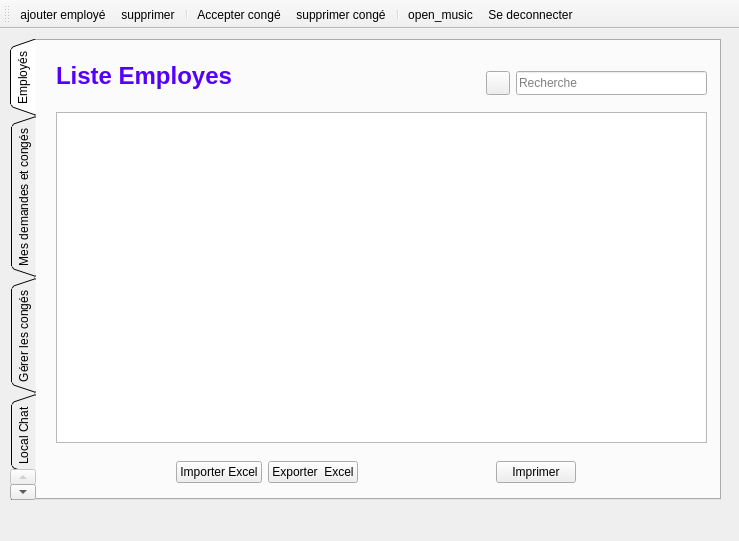
<?xml version="1.0" encoding="UTF-8"?>
<ui version="4.0">
 <class>work_space</class>
 <widget class="QMainWindow" name="work_space">
  <property name="geometry">
   <rect>
    <x>0</x>
    <y>0</y>
    <width>739</width>
    <height>541</height>
   </rect>
  </property>
  <property name="font">
   <font>
    <family>MS Shell Dlg 2</family>
   </font>
  </property>
  <property name="windowTitle">
   <string>MainWindow</string>
  </property>
  <widget class="QWidget" name="centralwidget">
   <widget class="QTabWidget" name="tabWidget">
    <property name="geometry">
     <rect>
      <x>10</x>
      <y>10</y>
      <width>711</width>
      <height>461</height>
     </rect>
    </property>
    <property name="tabPosition">
     <enum>QTabWidget::West</enum>
    </property>
    <property name="tabShape">
     <enum>QTabWidget::Triangular</enum>
    </property>
    <property name="currentIndex">
     <number>0</number>
    </property>
    <widget class="QWidget" name="tab">
     <attribute name="title">
      <string>Employés</string>
     </attribute>
     <widget class="QLineEdit" name="lineEdit">
      <property name="geometry">
       <rect>
        <x>480</x>
        <y>30</y>
        <width>191</width>
        <height>24</height>
       </rect>
      </property>
      <property name="placeholderText">
       <string>Recherche</string>
      </property>
      <property name="clearButtonEnabled">
       <bool>true</bool>
      </property>
     </widget>
     <widget class="QWidget" name="layoutWidget">
      <property name="geometry">
       <rect>
        <x>40</x>
        <y>420</y>
        <width>591</width>
        <height>25</height>
       </rect>
      </property>
      <layout class="QHBoxLayout" name="horizontalLayout">
       <property name="sizeConstraint">
        <enum>QLayout::SetFixedSize</enum>
       </property>
       <item>
        <spacer name="horizontalSpacer_2">
         <property name="orientation">
          <enum>Qt::Horizontal</enum>
         </property>
         <property name="sizeType">
          <enum>QSizePolicy::Fixed</enum>
         </property>
         <property name="sizeHint" stdset="0">
          <size>
           <width>100</width>
           <height>20</height>
          </size>
         </property>
        </spacer>
       </item>
       <item>
        <widget class="QPushButton" name="import_excel">
         <property name="text">
          <string>Importer Excel</string>
         </property>
        </widget>
       </item>
       <item>
        <widget class="QPushButton" name="pushButton_3">
         <property name="text">
          <string>Exporter  Excel</string>
         </property>
        </widget>
       </item>
       <item>
        <spacer name="horizontalSpacer">
         <property name="orientation">
          <enum>Qt::Horizontal</enum>
         </property>
         <property name="sizeType">
          <enum>QSizePolicy::Fixed</enum>
         </property>
         <property name="sizeHint" stdset="0">
          <size>
           <width>132</width>
           <height>20</height>
          </size>
         </property>
        </spacer>
       </item>
       <item>
        <widget class="QPushButton" name="pushButton_4">
         <property name="text">
          <string>Imprimer</string>
         </property>
        </widget>
       </item>
      </layout>
     </widget>
     <widget class="QTableView" name="tableView">
      <property name="geometry">
       <rect>
        <x>20</x>
        <y>71</y>
        <width>651</width>
        <height>331</height>
       </rect>
      </property>
      <property name="sortingEnabled">
       <bool>true</bool>
      </property>
      <attribute name="horizontalHeaderCascadingSectionResizes">
       <bool>true</bool>
      </attribute>
      <attribute name="horizontalHeaderShowSortIndicator" stdset="0">
       <bool>false</bool>
      </attribute>
      <attribute name="horizontalHeaderStretchLastSection">
       <bool>false</bool>
      </attribute>
     </widget>
     <widget class="QLabel" name="label">
      <property name="geometry">
       <rect>
        <x>20</x>
        <y>20</y>
        <width>201</width>
        <height>31</height>
       </rect>
      </property>
      <property name="text">
       <string>&lt;html&gt;&lt;head/&gt;&lt;body&gt;&lt;p&gt;&lt;span style=&quot; font-size:18pt; font-weight:600; color:#5500ff;&quot;&gt;Liste Employes&lt;/span&gt;&lt;/p&gt;&lt;/body&gt;&lt;/html&gt;</string>
      </property>
     </widget>
     <widget class="QPushButton" name="pushButton">
      <property name="geometry">
       <rect>
        <x>450</x>
        <y>30</y>
        <width>24</width>
        <height>24</height>
       </rect>
      </property>
      <property name="styleSheet">
       <string notr="true">background-image: url(:/res/img/unnamed.png);</string>
      </property>
      <property name="text">
       <string/>
      </property>
     </widget>
    </widget>
    <widget class="QWidget" name="tab_2">
     <attribute name="title">
      <string>Mes demandes et congés</string>
     </attribute>
     <widget class="QTableView" name="tabdemande">
      <property name="geometry">
       <rect>
        <x>20</x>
        <y>70</y>
        <width>651</width>
        <height>161</height>
       </rect>
      </property>
      <property name="selectionMode">
       <enum>QAbstractItemView::ExtendedSelection</enum>
      </property>
      <property name="sortingEnabled">
       <bool>true</bool>
      </property>
      <attribute name="horizontalHeaderShowSortIndicator" stdset="0">
       <bool>false</bool>
      </attribute>
     </widget>
     <widget class="QTableView" name="tabaccept">
      <property name="geometry">
       <rect>
        <x>20</x>
        <y>280</y>
        <width>651</width>
        <height>151</height>
       </rect>
      </property>
      <property name="sortingEnabled">
       <bool>true</bool>
      </property>
      <attribute name="horizontalHeaderShowSortIndicator" stdset="0">
       <bool>false</bool>
      </attribute>
     </widget>
     <widget class="QLabel" name="label_3">
      <property name="geometry">
       <rect>
        <x>30</x>
        <y>240</y>
        <width>271</width>
        <height>31</height>
       </rect>
      </property>
      <property name="text">
       <string>&lt;html&gt;&lt;head/&gt;&lt;body&gt;&lt;p&gt;&lt;span style=&quot; font-size:18pt; font-weight:600; color:#5500ff;&quot;&gt;Demandes acceptées&lt;/span&gt;&lt;/p&gt;&lt;/body&gt;&lt;/html&gt;</string>
      </property>
     </widget>
     <widget class="QLabel" name="label_4">
      <property name="geometry">
       <rect>
        <x>30</x>
        <y>30</y>
        <width>191</width>
        <height>31</height>
       </rect>
      </property>
      <property name="text">
       <string>&lt;html&gt;&lt;head/&gt;&lt;body&gt;&lt;p&gt;&lt;span style=&quot; font-size:18pt; font-weight:600; color:#5500ff;&quot;&gt;Mes demandes&lt;/span&gt;&lt;/p&gt;&lt;/body&gt;&lt;/html&gt;</string>
      </property>
     </widget>
     <widget class="QPushButton" name="supp_conge">
      <property name="geometry">
       <rect>
        <x>590</x>
        <y>40</y>
        <width>75</width>
        <height>23</height>
       </rect>
      </property>
      <property name="text">
       <string>supprimer</string>
      </property>
     </widget>
     <widget class="QPushButton" name="ajout_conge">
      <property name="geometry">
       <rect>
        <x>510</x>
        <y>40</y>
        <width>75</width>
        <height>23</height>
       </rect>
      </property>
      <property name="text">
       <string>ajouter</string>
      </property>
     </widget>
    </widget>
    <widget class="QWidget" name="tab_3">
     <attribute name="title">
      <string>Gérer les congés</string>
     </attribute>
     <widget class="QLineEdit" name="lineEdit_3">
      <property name="geometry">
       <rect>
        <x>510</x>
        <y>20</y>
        <width>161</width>
        <height>24</height>
       </rect>
      </property>
      <property name="placeholderText">
       <string>Recherche</string>
      </property>
     </widget>
     <widget class="QTableView" name="tabdemande_rh">
      <property name="geometry">
       <rect>
        <x>20</x>
        <y>50</y>
        <width>651</width>
        <height>161</height>
       </rect>
      </property>
      <property name="sortingEnabled">
       <bool>true</bool>
      </property>
      <attribute name="horizontalHeaderShowSortIndicator" stdset="0">
       <bool>false</bool>
      </attribute>
     </widget>
     <widget class="QTableView" name="tabaccept_rh">
      <property name="geometry">
       <rect>
        <x>20</x>
        <y>260</y>
        <width>651</width>
        <height>151</height>
       </rect>
      </property>
      <property name="sortingEnabled">
       <bool>true</bool>
      </property>
      <attribute name="horizontalHeaderShowSortIndicator" stdset="0">
       <bool>false</bool>
      </attribute>
     </widget>
     <widget class="QLineEdit" name="lineEdit_4">
      <property name="geometry">
       <rect>
        <x>510</x>
        <y>230</y>
        <width>161</width>
        <height>24</height>
       </rect>
      </property>
      <property name="placeholderText">
       <string>Recherche</string>
      </property>
     </widget>
     <widget class="QLabel" name="demandes_rh">
      <property name="geometry">
       <rect>
        <x>30</x>
        <y>10</y>
        <width>191</width>
        <height>31</height>
       </rect>
      </property>
      <property name="text">
       <string>&lt;html&gt;&lt;head/&gt;&lt;body&gt;&lt;p&gt;&lt;span style=&quot; font-size:18pt; font-weight:600; color:#5500ff;&quot;&gt;Demandes&lt;/span&gt;&lt;/p&gt;&lt;/body&gt;&lt;/html&gt;</string>
      </property>
     </widget>
     <widget class="QLabel" name="courrants_rh">
      <property name="geometry">
       <rect>
        <x>30</x>
        <y>220</y>
        <width>141</width>
        <height>31</height>
       </rect>
      </property>
      <property name="text">
       <string>&lt;html&gt;&lt;head/&gt;&lt;body&gt;&lt;p&gt;&lt;span style=&quot; font-size:18pt; font-weight:600; color:#5500ff;&quot;&gt;Courrants&lt;/span&gt;&lt;/p&gt;&lt;/body&gt;&lt;/html&gt;</string>
      </property>
     </widget>
     <widget class="QWidget" name="layoutWidget_2">
      <property name="geometry">
       <rect>
        <x>20</x>
        <y>430</y>
        <width>591</width>
        <height>25</height>
       </rect>
      </property>
      <layout class="QHBoxLayout" name="horizontalLayout_2">
       <property name="sizeConstraint">
        <enum>QLayout::SetFixedSize</enum>
       </property>
       <item>
        <spacer name="horizontalSpacer_3">
         <property name="orientation">
          <enum>Qt::Horizontal</enum>
         </property>
         <property name="sizeType">
          <enum>QSizePolicy::Fixed</enum>
         </property>
         <property name="sizeHint" stdset="0">
          <size>
           <width>100</width>
           <height>20</height>
          </size>
         </property>
        </spacer>
       </item>
       <item>
        <widget class="QPushButton" name="pushButton_6">
         <property name="text">
          <string>Exporter  PDF</string>
         </property>
        </widget>
       </item>
       <item>
        <widget class="QPushButton" name="pushButton_7">
         <property name="text">
          <string>Exporter  Excel</string>
         </property>
        </widget>
       </item>
       <item>
        <spacer name="horizontalSpacer_4">
         <property name="orientation">
          <enum>Qt::Horizontal</enum>
         </property>
         <property name="sizeType">
          <enum>QSizePolicy::Fixed</enum>
         </property>
         <property name="sizeHint" stdset="0">
          <size>
           <width>132</width>
           <height>20</height>
          </size>
         </property>
        </spacer>
       </item>
       <item>
        <widget class="QPushButton" name="pushButton_8">
         <property name="text">
          <string>Imprimer</string>
         </property>
        </widget>
       </item>
      </layout>
     </widget>
     <widget class="QPushButton" name="stat_courrant">
      <property name="geometry">
       <rect>
        <x>480</x>
        <y>230</y>
        <width>24</width>
        <height>24</height>
       </rect>
      </property>
      <property name="styleSheet">
       <string notr="true">background-image: url(:/res/img/unnamed.png);</string>
      </property>
      <property name="text">
       <string/>
      </property>
     </widget>
     <widget class="QPushButton" name="stat_demande">
      <property name="enabled">
       <bool>true</bool>
      </property>
      <property name="geometry">
       <rect>
        <x>480</x>
        <y>20</y>
        <width>24</width>
        <height>24</height>
       </rect>
      </property>
      <property name="contextMenuPolicy">
       <enum>Qt::NoContextMenu</enum>
      </property>
      <property name="autoFillBackground">
       <bool>false</bool>
      </property>
      <property name="styleSheet">
       <string notr="true">background-image: url(:/res/img/unnamed.png);</string>
      </property>
      <property name="text">
       <string/>
      </property>
      <property name="iconSize">
       <size>
        <width>21</width>
        <height>21</height>
       </size>
      </property>
      <property name="autoDefault">
       <bool>true</bool>
      </property>
      <property name="default">
       <bool>false</bool>
      </property>
      <property name="flat">
       <bool>false</bool>
      </property>
     </widget>
    </widget>
    <widget class="QWidget" name="tab_4">
     <attribute name="title">
      <string>Local Chat</string>
     </attribute>
     <widget class="QWidget" name="layoutWidget">
      <property name="geometry">
       <rect>
        <x>17</x>
        <y>10</y>
        <width>651</width>
        <height>441</height>
       </rect>
      </property>
      <layout class="QVBoxLayout" name="verticalLayout">
       <item>
        <layout class="QHBoxLayout" name="horizontalLayout_4">
         <item>
          <widget class="QTextEdit" name="textEdit">
           <property name="focusPolicy">
            <enum>Qt::NoFocus</enum>
           </property>
           <property name="readOnly">
            <bool>true</bool>
           </property>
          </widget>
         </item>
         <item>
          <widget class="QListWidget" name="listWidget">
           <property name="maximumSize">
            <size>
             <width>180</width>
             <height>16777215</height>
            </size>
           </property>
           <property name="focusPolicy">
            <enum>Qt::NoFocus</enum>
           </property>
          </widget>
         </item>
        </layout>
       </item>
       <item>
        <layout class="QHBoxLayout" name="horizontalLayout_3">
         <item>
          <widget class="QLabel" name="label_2">
           <property name="text">
            <string>Message:</string>
           </property>
          </widget>
         </item>
         <item>
          <widget class="QLineEdit" name="lineEdit_2"/>
         </item>
        </layout>
       </item>
      </layout>
     </widget>
    </widget>
    <widget class="QWidget" name="tab_5">
     <attribute name="title">
      <string>E-mail</string>
     </attribute>
     <widget class="QLineEdit" name="rcpt">
      <property name="geometry">
       <rect>
        <x>20</x>
        <y>20</y>
        <width>651</width>
        <height>20</height>
       </rect>
      </property>
      <property name="placeholderText">
       <string>recipient</string>
      </property>
     </widget>
     <widget class="QLineEdit" name="subject">
      <property name="geometry">
       <rect>
        <x>20</x>
        <y>54</y>
        <width>651</width>
        <height>20</height>
       </rect>
      </property>
      <property name="placeholderText">
       <string>subject</string>
      </property>
     </widget>
     <widget class="QLineEdit" name="file">
      <property name="geometry">
       <rect>
        <x>20</x>
        <y>90</y>
        <width>571</width>
        <height>23</height>
       </rect>
      </property>
      <property name="placeholderText">
       <string>attachement here</string>
      </property>
     </widget>
     <widget class="QPushButton" name="browseBtn">
      <property name="geometry">
       <rect>
        <x>597</x>
        <y>89</y>
        <width>75</width>
        <height>24</height>
       </rect>
      </property>
      <property name="text">
       <string>Browse ...</string>
      </property>
     </widget>
     <widget class="QTextEdit" name="msg">
      <property name="geometry">
       <rect>
        <x>20</x>
        <y>126</y>
        <width>651</width>
        <height>291</height>
       </rect>
      </property>
      <property name="placeholderText">
       <string>type your message here ...</string>
      </property>
     </widget>
     <widget class="QPushButton" name="sendBtn">
      <property name="geometry">
       <rect>
        <x>20</x>
        <y>420</y>
        <width>651</width>
        <height>23</height>
       </rect>
      </property>
      <property name="text">
       <string>Send</string>
      </property>
     </widget>
    </widget>
   </widget>
  </widget>
  <widget class="QStatusBar" name="statusBar">
   <property name="styleSheet">
    <string notr="true">border-top-color: rgb(0, 0, 0);
color: rgb(0, 170, 0);</string>
   </property>
  </widget>
  <widget class="QToolBar" name="toolBar">
   <property name="windowTitle">
    <string>toolBar_2</string>
   </property>
   <attribute name="toolBarArea">
    <enum>TopToolBarArea</enum>
   </attribute>
   <attribute name="toolBarBreak">
    <bool>false</bool>
   </attribute>
   <addaction name="actionajouter"/>
   <addaction name="actionsupprimer"/>
   <addaction name="separator"/>
   <addaction name="actionAccepter_cong"/>
   <addaction name="actionsupprimer_cong"/>
   <addaction name="separator"/>
   <addaction name="actionopen_music"/>
   <addaction name="actiondeconnecter"/>
  </widget>
  <action name="actionajouter">
   <property name="icon">
    <iconset resource="resources.qrc">
     <normaloff>:/res/img/user-add-icon---shine-set-add-new-user-add-user-30.png</normaloff>:/res/img/user-add-icon---shine-set-add-new-user-add-user-30.png</iconset>
   </property>
   <property name="text">
    <string>ajouter employé</string>
   </property>
   <property name="shortcut">
    <string>Ctrl+A</string>
   </property>
  </action>
  <action name="actionsupprimer">
   <property name="icon">
    <iconset resource="resources.qrc">
     <normaloff>:/res/img/images.png</normaloff>:/res/img/images.png</iconset>
   </property>
   <property name="text">
    <string>supprimer</string>
   </property>
   <property name="shortcut">
    <string>Ctrl+D</string>
   </property>
  </action>
  <action name="actiondeconnecter">
   <property name="icon">
    <iconset resource="resources.qrc">
     <normaloff>:/res/img/Windows-Log-Off-icon.png</normaloff>:/res/img/Windows-Log-Off-icon.png</iconset>
   </property>
   <property name="text">
    <string>Se deconnecter</string>
   </property>
   <property name="toolTip">
    <string>deconnecter</string>
   </property>
   <property name="shortcut">
    <string>Ctrl+O</string>
   </property>
  </action>
  <action name="actionAccepter_cong">
   <property name="icon">
    <iconset resource="resources.qrc">
     <normaloff>:/res/img/Add-icon.png</normaloff>:/res/img/Add-icon.png</iconset>
   </property>
   <property name="text">
    <string>Accepter congé</string>
   </property>
   <property name="toolTip">
    <string>Accepter congé</string>
   </property>
   <property name="shortcut">
    <string>Ctrl+Y</string>
   </property>
  </action>
  <action name="actionsupprimer_cong">
   <property name="icon">
    <iconset resource="resources.qrc">
     <normaloff>:/res/img/delete-icon.png</normaloff>:/res/img/delete-icon.png</iconset>
   </property>
   <property name="text">
    <string>supprimer congé</string>
   </property>
   <property name="toolTip">
    <string>supprimer congé</string>
   </property>
   <property name="shortcut">
    <string>Ctrl+N</string>
   </property>
  </action>
  <action name="actionopen_music">
   <property name="icon">
    <iconset resource="resources.qrc">
     <normaloff>:/res/img/unnamed (1).png</normaloff>:/res/img/unnamed (1).png</iconset>
   </property>
   <property name="text">
    <string>open_music</string>
   </property>
   <property name="toolTip">
    <string>open_music</string>
   </property>
   <property name="shortcut">
    <string>Ctrl+M</string>
   </property>
   <property name="visible">
    <bool>true</bool>
   </property>
  </action>
 </widget>
 <resources>
  <include location="resources.qrc"/>
 </resources>
 <connections/>
</ui>
